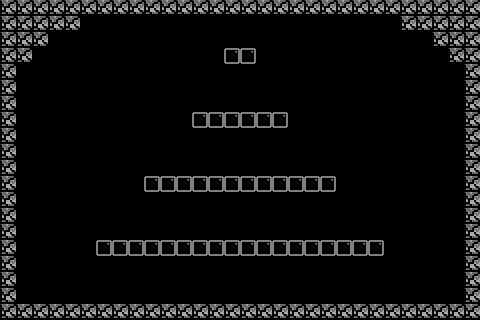

Tiled map render using the project's own tile images. Description and the map definition, with tile-layer contents summarised, below:
An orthogonal 30x20 tile map with 16x16 px tiles, 2 tile layers (bricks, solidbricks), 5 tilesets and 13 objects (6x PowerUpSpawnPoint, 4x randomBossEnemySpawnPoint, SpawnPoint, BoxingGlovePowerUp, ExitDoor).

<map version="1.0" orientation="orthogonal" width="30" height="20" tilewidth="16" tileheight="16">
 <tileset firstgid="1" name="TileSetTemplate" tilewidth="16" tileheight="16">
  <image source="TileSetTemplate.png" width="64" height="64" />
 </tileset>
 <tileset firstgid="17" name="TileSetTemplateSolid" tilewidth="16" tileheight="16">
  <image source="TileSetTemplateSolid.png" width="64" height="64" />
 </tileset>
 <tileset firstgid="33" name="Tile F (1)" tilewidth="16" tileheight="16">
  <image source="Tile F (1).png" width="16" height="16" />
 </tileset>
 <tileset firstgid="34" name="Tile 10 White" tilewidth="16" tileheight="16">
  <image source="Tile 10 White.png" width="16" height="16" />
 </tileset>
 <tileset firstgid="35" name="Tile 12 Gray" tilewidth="16" tileheight="16">
  <image source="Tile 12 Gray.png" width="16" height="16" />
 </tileset>
 <layer name="bricks" width="30" height="20">
  <data>[600 cells, 38 non-empty, 1 distinct tile ids]</data>
 </layer>
 <layer name="solidbricks" width="30" height="20">
  <data>[600 cells, 110 non-empty, 1 distinct tile ids]</data>
 </layer>
 <objectgroup name="Objects" width="30" height="20">
  <object name="SpawnPoint" x="57" y="287">
   <properties>
    <property name="SpawnPoint" value="1" />
   </properties>
  </object>
  <object name="randomBossEnemySpawnPoint" x="241" y="37">
   <properties>
    <property name="diagonalFlyerSpawnsHere" value="1" />
    <property name="gunnerSpawnsHere" value="1" />
    <property name="jetmanSpawnsHere" value="1" />
    <property name="randomBossEnemySpawnPoint" value="1" />
   </properties>
  </object>
  <object name="randomBossEnemySpawnPoint" x="241" y="98">
   <properties>
    <property name="diagonalFlyerSpawnsHere" value="1" />
    <property name="gunnerSpawnsHere" value="1" />
    <property name="jetmanSpawnsHere" value="1" />
    <property name="randomBossEnemySpawnPoint" value="2" />
   </properties>
  </object>
  <object name="randomBossEnemySpawnPoint" x="241" y="161">
   <properties>
    <property name="chaserSpawnsHere" value="1" />
    <property name="diagonalFlyerSpawnsHere" value="1" />
    <property name="gunnerSpawnsHere" value="1" />
    <property name="jetmanSpawnsHere" value="1" />
    <property name="randomBossEnemySpawnPoint" value="3" />
   </properties>
  </object>
  <object name="randomBossEnemySpawnPoint" x="242" y="225">
   <properties>
    <property name="chaserSpawnsHere" value="1" />
    <property name="diagonalFlyerSpawnsHere" value="1" />
    <property name="gunnerSpawnsHere" value="1" />
    <property name="jetmanSpawnsHere" value="1" />
    <property name="randomBossEnemySpawnPoint" value="4" />
   </properties>
  </object>
  <object name="PowerUpSpawnPoint" x="244" y="277">
   <properties>
    <property name="PowerUpSpawnPoint" value="0" />
   </properties>
  </object>
  <object name="PowerUpSpawnPoint" x="145" y="216">
   <properties>
    <property name="PowerUpSpawnPoint" value="1" />
   </properties>
  </object>
  <object name="PowerUpSpawnPoint" x="337" y="218">
   <properties>
    <property name="PowerUpSpawnPoint" value="2" />
   </properties>
  </object>
  <object name="PowerUpSpawnPoint" x="194" y="153">
   <properties>
    <property name="PowerUpSpawnPoint" value="3" />
   </properties>
  </object>
  <object name="PowerUpSpawnPoint" x="290" y="154">
   <properties>
    <property name="PowerUpSpawnPoint" value="4" />
   </properties>
  </object>
  <object name="PowerUpSpawnPoint" x="241" y="79">
   <properties>
    <property name="PowerUpSpawnPoint" value="5" />
   </properties>
  </object>
  <object name="BoxingGlovePowerUp" x="241" y="205">
   <properties>
    <property name="BoxingGlovePowerUp" value="1" />
   </properties>
  </object>
  <object name="ExitDoor" x="433" y="274">
   <properties>
    <property name="ExitDoor" value="1" />
   </properties>
  </object>
 </objectgroup>
</map>
